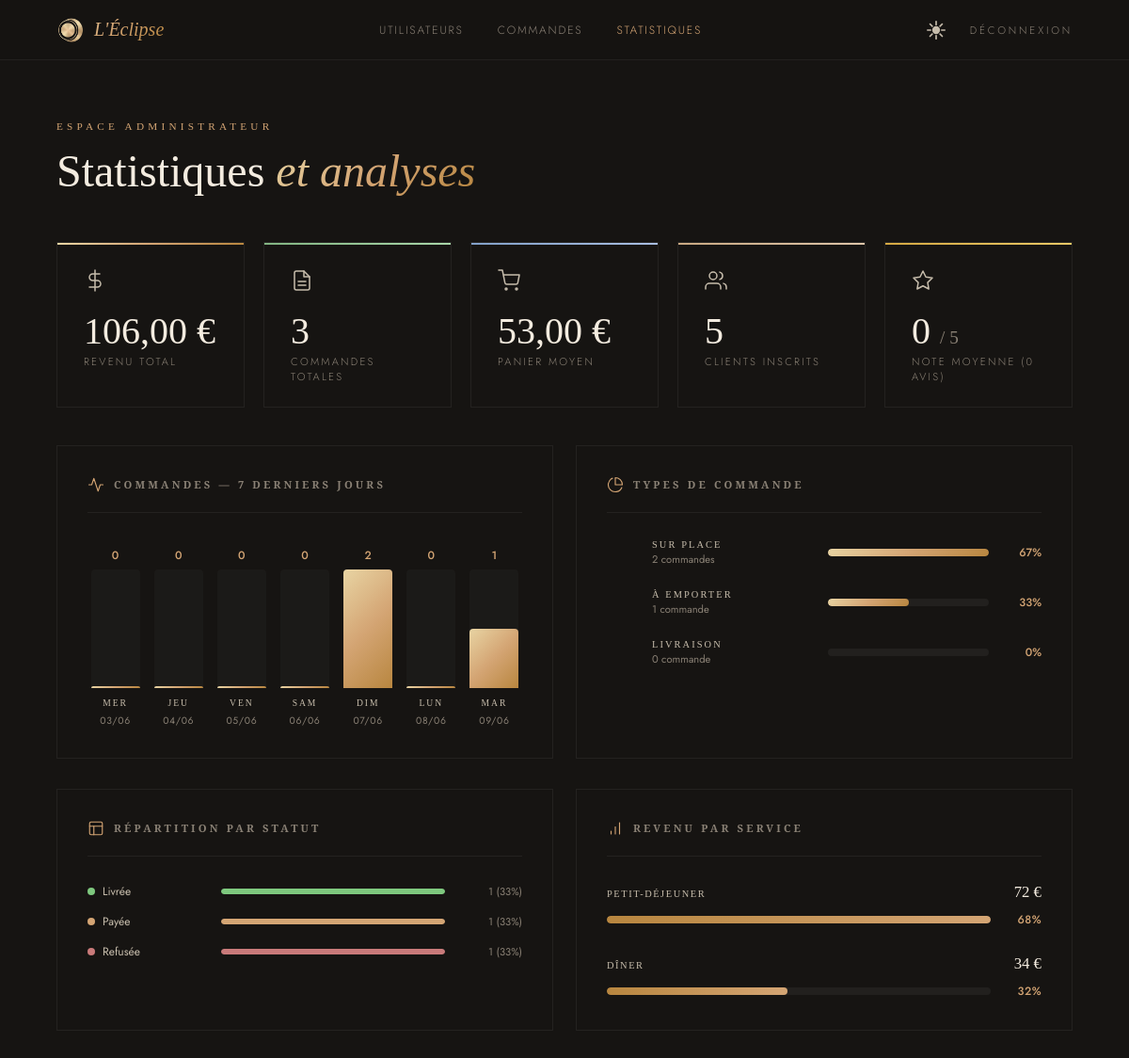
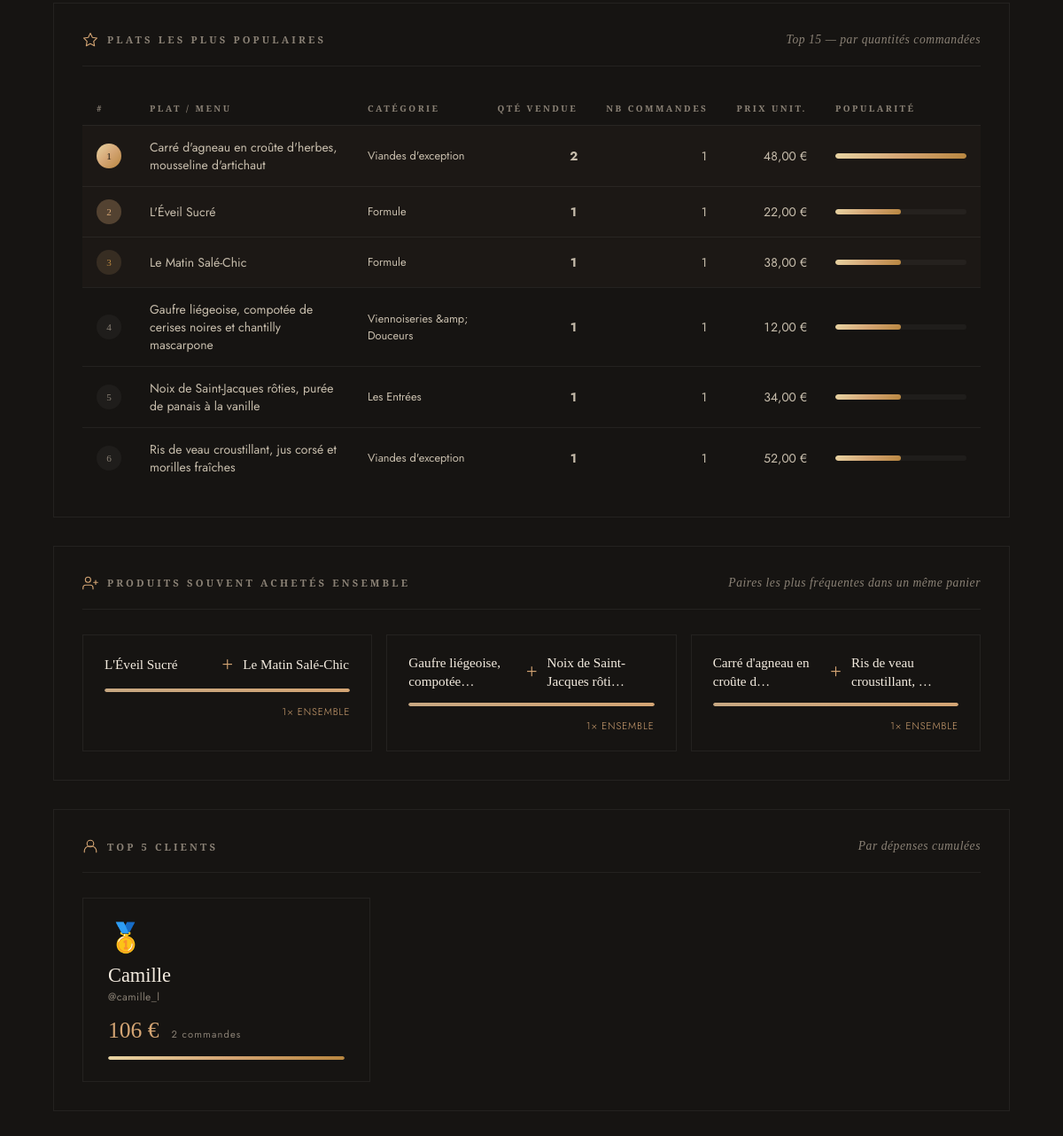
Page /statistiques.php (signed in) on the committed database (2 pictures, top to bottom).
### tables this page shows
CREATE TABLE users (
    id           INTEGER PRIMARY KEY AUTOINCREMENT,
    login        TEXT    NOT NULL UNIQUE,
    password     TEXT    NOT NULL,
    role         TEXT    NOT NULL DEFAULT 'client'
                         CHECK(role IN ('client','admin','restaurateur','livreur')),
    first_name   TEXT    NOT NULL,
    last_name    TEXT    NOT NULL,
    nickname     TEXT    NOT NULL UNIQUE,
    phone        TEXT    NOT NULL,
    birthday     TEXT    NOT NULL,
    address      TEXT    NOT NULL,
    address_info TEXT,
    blocked      INTEGER NOT NULL DEFAULT 0,
    created_at   TEXT    NOT NULL DEFAULT CURRENT_TIMESTAMP,
    last_login   TEXT
);

### statistiques.php (the view, shortened to what the rows shown need)
<?php
require_once 'functions.php';
$pdo = getDatabaseConnection();
$popularDishes = $pdo->query("
    SELECT
        oi.item_id,
        oi.item_type,
        CASE WHEN oi.item_type = 'dish' THEN d.name ELSE m.name END AS name,
        SUM(oi.quantity) AS total_qty,
        COUNT(DISTINCT oi.order_id) AS order_count,
        CASE WHEN oi.item_type = 'dish' THEN d.price ELSE m.total_price END AS unit_price,
        CASE WHEN oi.item_type = 'dish' THEN d.service_id ELSE m.service_id END AS service_id,
        CASE WHEN oi.item_type = 'dish'
             THEN (SELECT label FROM categories WHERE id = d.category_id)
             ELSE 'Formule' END AS category_label
    FROM order_items oi
    LEFT JOIN dishes d ON oi.item_type = 'dish' AND d.id = oi.item_id
    LEFT JOIN menus  m ON oi.item_type = 'menu'  AND m.id = oi.item_id
    GROUP BY oi.item_id, oi.item_type
    ORDER BY total_qty DESC
    LIMIT 15
")->fetchAll(PDO::FETCH_ASSOC);
$topClients = $pdo->query("
    SELECT
        u.id,
        u.first_name,
        u.nickname,
        COUNT(o.id) AS order_cnt,
        COALESCE(SUM(
            (SELECT COALESCE(SUM(
                CASE WHEN oi2.item_type = 'dish'
                     THEN (SELECT price FROM dishes WHERE id = oi2.item_id) * oi2.quantity
                     ELSE (SELECT total_price FROM menus WHERE id = oi2.item_id) * oi2.quantity
                END
            ), 0)
             FROM order_items oi2 WHERE oi2.order_id = o.id)
        ), 0) AS total_spent
    FROM users u
    JOIN orders o ON o.user_id = u.id
    WHERE u.role = 'client' AND o.status NOT IN ('en_attente', 'refusee')
    GROUP BY u.id
    ORDER BY total_spent DESC
    LIMIT 5
")->fetchAll(PDO::FETCH_ASSOC);
$maxSpent = max(1, $topClients ? (float) $topClients[0]['total_spent'] : 0);
$dailyOrders = [];
for ($i = 6; $i >= 0; $i--) {
    $date = date('Y-m-d', strtotime("-{$i} days"));
    $stmt = $pdo->prepare("SELECT COUNT(*) FROM orders WHERE DATE(created_at) = ?");
    $stmt->execute([$date]);
    $joursFr = ['Sun' => 'Dim', 'Mon' => 'Lun', 'Tue' => 'Mar', 'Wed' => 'Mer', 'Thu' => 'Jeu', 'Fri' => 'Ven', 'Sat' => 'Sam'];
    $dailyOrders[] = [
        'label' => date('d/m', strtotime($date)),
        'day'   => $joursFr[date('D', strtotime($date))] ?? date('D', strtotime($date)),
        'count' => (int) $stmt->fetchColumn(),
    ];
}
?>
<?php
include 'includes/staff_header.php';
?>
<main class="staff-page">
  <div class="staff-inner">
    <header class="staff-header">
      <h1 class="staff-title">Statistiques <em>et analyses</em></h1>
    </header>
    <div class="stats-row">
      <section class="stats-panel">
        <h2 class="panel-heading">
          <span class="panel-heading-icon" aria-hidden="true">
            <svg xmlns="http://www.w3.org/2000/svg" width="18" height="18" viewBox="0 0 24 24" fill="none" stroke="currentColor" stroke-width="1.5" stroke-linecap="round" stroke-linejoin="round"><polyline points="22 12 18 12 15 21 9 3 6 12 2 12"/></svg>
          </span>
          Commandes — 7 derniers jours
        </h2>
      </section>
      <section class="stats-panel">
        <h2 class="panel-heading">
          <span class="panel-heading-icon" aria-hidden="true">
            <svg xmlns="http://www.w3.org/2000/svg" width="18" height="18" viewBox="0 0 24 24" fill="none" stroke="currentColor" stroke-width="1.5" stroke-linecap="round" stroke-linejoin="round"><path d="M21.21 15.89A10 10 0 1 1 8 2.83"/><path d="M22 12A10 10 0 0 0 12 2v10z"/></svg>
          </span>
          Types de commande
        </h2>
      </section>
    </div>
    <div class="stats-row">
      <section class="stats-panel">
        <h2 class="panel-heading">
          <span class="panel-heading-icon" aria-hidden="true">
            <svg xmlns="http://www.w3.org/2000/svg" width="18" height="18" viewBox="0 0 24 24" fill="none" stroke="currentColor" stroke-width="1.5" stroke-linecap="round" stroke-linejoin="round"><rect x="3" y="3" width="18" height="18" rx="2" ry="2"/><line x1="3" y1="9" x2="21" y2="9"/><line x1="9" y1="21" x2="9" y2="9"/></svg>
          </span>
          Répartition par statut
        </h2>
      </section>
      <section class="stats-panel">
        <h2 class="panel-heading">
          <span class="panel-heading-icon" aria-hidden="true">
            <svg xmlns="http://www.w3.org/2000/svg" width="18" height="18" viewBox="0 0 24 24" fill="none" stroke="currentColor" stroke-width="1.5" stroke-linecap="round" stroke-linejoin="round"><path d="M12 20V10"/><path d="M18 20V4"/><path d="M6 20v-4"/></svg>
          </span>
          Revenu par service
        </h2>
      </section>
    </div>
    <section class="stats-panel stats-panel--full">
      <h2 class="panel-heading">
        <span class="panel-heading-icon" aria-hidden="true">
          <svg xmlns="http://www.w3.org/2000/svg" width="18" height="18" viewBox="0 0 24 24" fill="none" stroke="currentColor" stroke-width="1.5" stroke-linecap="round" stroke-linejoin="round"><polygon points="12 2 15.09 8.26 22 9.27 17 14.14 18.18 21.02 12 17.77 5.82 21.02 7 14.14 2 9.27 8.91 8.26 12 2"/></svg>
        </span>
        Plats les plus populaires
        <span class="panel-heading-sub">Top 15 — par quantités commandées</span>
      </h2>
      <?php if (empty($popularDishes)): ?>
        <div class="stats-empty">Aucune donnée disponible pour le moment.</div>
      <?php else: ?>
      <div class="popular-table-wrap">
        <table class="popular-table">
          <thead>
            <tr>
              <th class="col-rank">#</th>
              <th>Plat / Menu</th>
              <th>Catégorie</th>
              <th class="col-num">Qté vendue</th>
              <th class="col-num">Nb commandes</th>
              <th class="col-num">Prix unit.</th>
              <th>Popularité</th>
            </tr>
          </thead>
        </table>
      </div>
      <?php endif; ?>
    </section>
    <section class="stats-panel stats-panel--full">
      <h2 class="panel-heading">
        <span class="panel-heading-icon" aria-hidden="true">
        </span>
        Produits souvent achetés ensemble
        <span class="panel-heading-sub">Paires les plus fréquentes dans un même panier</span>
      </h2>
    </section>
    <section class="stats-panel stats-panel--full">
      <h2 class="panel-heading">
        <span class="panel-heading-icon" aria-hidden="true">
          <svg xmlns="http://www.w3.org/2000/svg" width="18" height="18" viewBox="0 0 24 24" fill="none" stroke="currentColor" stroke-width="1.5" stroke-linecap="round" stroke-linejoin="round"><circle cx="12" cy="8" r="5"/><path d="M3 21v-2a7 7 0 0 1 7-7h4a7 7 0 0 1 7 7v2"/></svg>
        </span>
        Top 5 clients
        <span class="panel-heading-sub">Par dépenses cumulées</span>
      </h2>
      <?php if (empty($topClients)): ?>
        <div class="stats-empty">Aucune commande payée pour le moment.</div>
      <?php else: ?>
      <div class="clients-grid">
        <?php foreach ($topClients as $i => $client):
          $clientPct = round(((float)$client['total_spent'] / $maxSpent) * 100);
          $medal = ['🥇', '🥈', '🥉', '⭐', '⭐'][$i];
        ?>
        <div class="client-card">
          <div class="client-medal"><?= $medal ?></div>
          <div class="client-info">
            <span class="client-name"><?= h($client['first_name'] ?? $client['nickname']) ?></span>
            <span class="client-nick">@<?= h($client['nickname']) ?></span>
          </div>
          <div class="client-stats">
            <span class="client-spent"><?= number_format($client['total_spent'], 0, ',', ' ') ?> €</span>
            <span class="client-orders"><?= $client['order_cnt'] ?> commande<?= $client['order_cnt'] > 1 ? 's' : '' ?></span>
          </div>
          <div class="client-bar-track">
            <div class="client-bar-fill" style="width: <?= $clientPct ?>%"></div>
          </div>
        </div>
        <?php endforeach; ?>
      </div>
      <?php endif; ?>
    </section>
  </div>
</main>
<?php include 'includes/staff_footer.php'; ?>

### rows in the picture
users: medal "🥇", first_name "Camille", nickname "camille_l", total_spent "106", order_cnt "2", $clientPct 100 (drawn)

### other values in the picture
$totalRevenue "106,00"
$totalOrders "3"
$panierMoyen "53,00"
$totalClients "5"
$avgRating "0"
$totalRatings "0"
$day['count'] "0"
$day['day'] "MER"
$day['label'] "03/06"
$day['day'] "JEU"
$day['label'] "04/06"
$day['day'] "VEN"
$day['label'] "05/06"
$day['day'] "SAM"
$day['label'] "06/06"
